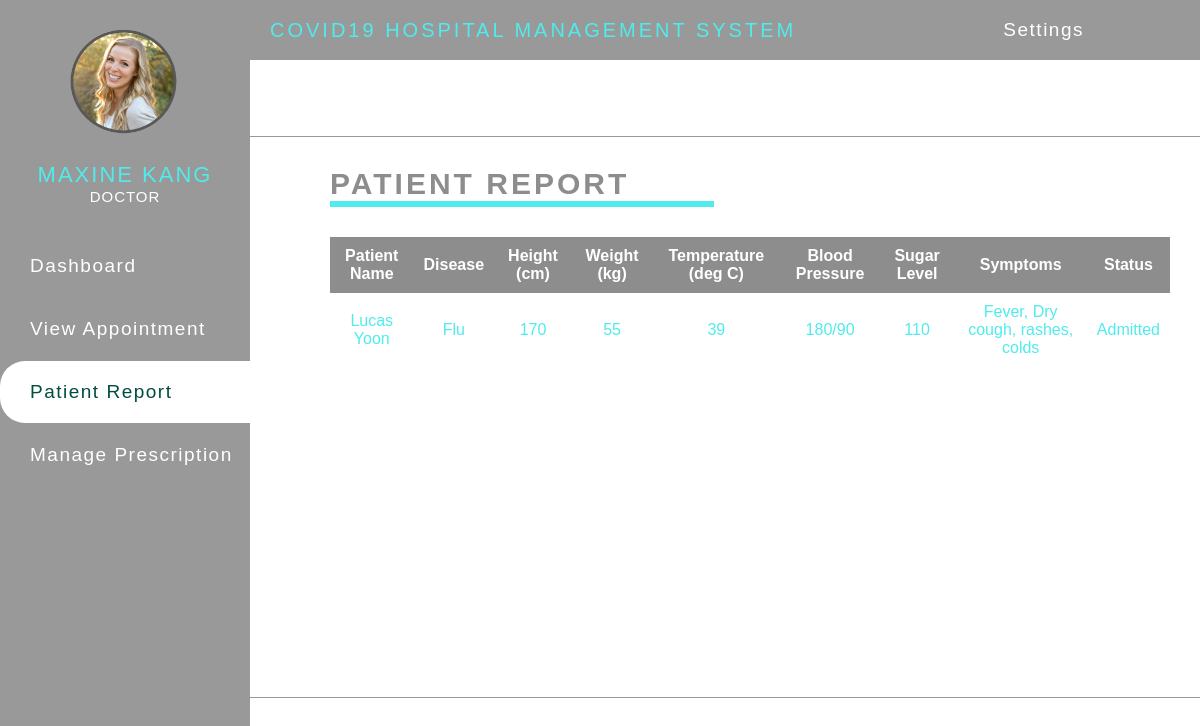
/doctor/report.php (signed in), run on the app's committed database.
### tables this page shows
CREATE TABLE `doctor` (
  `doctor_ID` int(11) NOT NULL,
  `dFullName` varchar(255) NOT NULL,
  `dUsername` varchar(255) NOT NULL,
  `dPassword` varchar(255) NOT NULL,
  `dEmail` varchar(255) NOT NULL,
  `dNumber` varchar(50) NOT NULL,
  `dAge` int(20) NOT NULL,
  `dBirthday` date NOT NULL,
  `dAddress` varchar(255) NOT NULL,
  `dGender` varchar(255) NOT NULL,
  `dProfilepic` varchar(255) NOT NULL,
  `dSpecialization` varchar(255) NOT NULL
);

CREATE TABLE `report` (
  `count` int(11) NOT NULL,
  `patient_ID` int(11) NOT NULL,
  `doctor_ID` int(11) NOT NULL,
  `nurse_ID` int(11) NOT NULL,
  `rpDisease` varchar(255) NOT NULL,
  `rpHeight` int(11) NOT NULL,
  `rpWeight` int(11) NOT NULL,
  `rpTemp` int(11) NOT NULL,
  `rpBloodPressure` varchar(50) NOT NULL,
  `rpSugarLevel` int(11) NOT NULL,
  `rpSymptoms` varchar(255) NOT NULL,
  `rpStatus` int(11) NOT NULL
);

CREATE TABLE `patient` (
  `patient_ID` int(11) NOT NULL,
  `doctor_ID` int(20) NOT NULL,
  `pFullName` varchar(255) NOT NULL,
  `pUsername` varchar(255) NOT NULL,
  `pPassword` varchar(255) NOT NULL,
  `pEmail` varchar(255) NOT NULL,
  `pNumber` varchar(50) NOT NULL,
  `pAge` int(20) NOT NULL,
  `pBirthday` date NOT NULL,
  `pAddress` varchar(255) NOT NULL,
  `pGender` varchar(255) NOT NULL,
  `pProfilepic` varchar(255) NOT NULL
);

### doctor/report.php (the view, shortened to what this page needs)
<?php
	include("../include/config.php");
?>
<!DOCTYPE html>
<html lang="en">
	<head>
		<link rel="stylesheet" href="styles.css">
	</head>
	<body>
	<?php include('navigation.php');?>
	<div class="bd-box">
	<h3>PATIENT REPORT</h3>
	<hr>
		<table>
			<thead>
				<tr>
				<th>Patient Name</th>
				<th>Disease</th>
				<th>Height (cm)</th>
				<th>Weight (kg)</th>
				<th>Temperature (deg C)</th>
				<th>Blood Pressure</th>
				<th>Sugar Level</th>
				<th>Symptoms</th>
				<th>Status</th>
				</tr>
			</thead>
			<tbody>
	<?php include('../include/config.php');
		$sql= mysqli_query($conn, "SELECT patient.pFullName as name,report.*  from report
			join patient on patient.patient_ID = report.patient_ID
			where report.doctor_ID='$id'");
		while($row = mysqli_fetch_array($sql)){
	?>
	<tr>
	<td><?php echo $row['name'];?></td>
	<td><?php echo $row['rpDisease'];?></td>
	<td><?php echo $row['rpHeight'];?></td>
	<td><?php echo $row['rpWeight'];?></td>
	<td><?php echo $row['rpTemp'];?></td>
	<td><?php echo $row['rpBloodPressure'];?></td>
	<td><?php echo $row['rpSugarLevel'];?></td>
	<td><?php echo $row['rpSymptoms'];?></td>
	<td>
	<?php if($row['rpStatus']==1)
		{
			echo "Admitted";
		}
	?></td></tr>
	<?php } ?>
		</tbody>
	</table>
	</div>
	<br><br><br><br><br>
	</body>
</html>

### doctor/navigation.php (shortened to what this page needs)
<?php
	include("../include/config.php");
	$id = $_SESSION['id'];
	$query = mysqli_query($conn, "SELECT * FROM doctor where doctor_ID = '$id'");
	$row = mysqli_fetch_array($query);
?>
<div class="wrapper" id="wrapper">
  <div class="top_navbar">
    <div class="menu">
      <div class="logo">
       COVID19 Hospital Management System
      </div>
	  <div class="dropdown">
		<button onclick="myFunction()" class="dbtn">Settings</span></button>
    </div>
  </div>
  <div class="main_container">
      <div class="sidebar">
          <div class="sidebar__inner">
			<div class="profile_info">
					<div class="img_holder">
						<?php echo "<img src='../img/profile/".$row['dProfilepic']."' >"; ?>
					</div>
					<br>
					<p class="title"><?php echo $row['dFullName']; ?></p>
					<p class="sub_title">DOCTOR</p>
				</div>
            <ul class="lists">
              <li>
                <a href="home.php">
                  <span class="title">Dashboard</span>
                </a>
              </li>
              <li>
                <a href="appointment.php">
                  <span class="title">View Appointment</span>
                </a>
              </li>
              <li>
                <a href="report.php">
                  <span class="title">Patient Report</span>
                </a>
              </li>
              <li>
                <a href="prescription.php">
                  <span class="title">Manage Prescription</span>
                </a>
              </li>
            </ul>
          </div>
      </div>
  </div>
</div>

### doctor/styles.css (style rules this page uses)
* { margin: 0; padding: 0; list-style: none; box-sizing: border-box; text-decoration: none; font-family: Helvetica; }
.bd-box { margin-top: 136px; border-top: 1px solid #999; border-bottom: 1px solid #999; }
.bd-box h3 { padding-top: 30px; margin-left: 330px; color: #8d8d8d; font-size: 30px; letter-spacing: 3px; }
.bd-box hr { width: 32%; margin-left: 330px; padding: 3px; background: #50ebec; border: none; }
.wrapper { width: 100%; height: 100%; }
.top_navbar { background: #999; height: 60px; display: flex; position: fixed; width: 100%; top: 0; }
.top_navbar .menu { width: calc(100% - 80px); height: 100%; display: flex; justify-content: space-between; align-items: center; padding: 0 20px; }
.top_navbar .menu .logo { color: #50ebec; text-transform: uppercase; letter-spacing: 3px; margin-left: 250px; font-size: 20px; }
.main_container .sidebar { position: fixed; top: 0; left: 0; width: 250px; height: 100%; background: #999; }
.main_container .sidebar .sidebar__inner { position: relative; }
.main_container .sidebar .profile_info { text-align: center; padding: 30px 10px; }
.main_container .sidebar .profile_info img { width: 110px; }
.main_container .sidebar .profile_info .title { font-size: 22px; letter-spacing: 2px; color: #50ebec; text-transform: uppercase; }
.main_container .sidebar .profile_info .sub_title { font-size: 15px; color: #fff; letter-spacing: 1px; }
.main_container .sidebar ul li a { letter-spacing: 1.5px; color: #fff; font-size: 19px; padding: 20px 30px; white-space: nowrap; display: flex; align-items: center; margin-bottom: 1px; transition: all 0.3s ease; }
.main_container .sidebar ul li a span { display: inline-block; }
.main_container .sidebar ul li a:hover, .main_container .sidebar ul li a.active { background: #fff; color: #004D40; border-top-left-radius: 25px; border-bottom-left-radius: 25px; }
.dbtn { background-color: #999; color: white; padding: 16px; font-size: 19px; border: none; cursor: pointer; letter-spacing: 1.5px; }
.dropdown { position: relative; display: inline-block; }
table { margin-top: 30px; margin-left: 330px; margin-bottom: 330px; border-collapse: collapse; width: 70%; color: #50ebec; font-size: 16px; text-align: center; }
td { padding: 10px; }
th { background-color: #8d8d8d; color: white; padding: 10px; }

### data on the page
doctor: dProfilepic (picture), dFullName "MAXINE KANG"
report: patient_ID.pFullName "Lucas Yoon", rpDisease "Flu", rpHeight "170", rpWeight "55", rpTemp "39", rpBloodPressure "180/90", rpSugarLevel "110", rpSymptoms "Fever, Dry cough, rashes, colds", rpStatus "Admitted"
